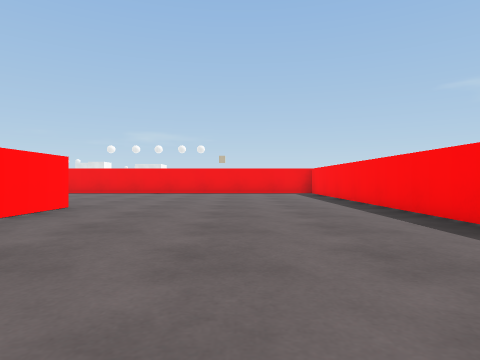
[1] (above)

24 first-person views from a walk through a 3-D level made in the Unity game engine. The camera is 0.55 m above the floor, looks level and sees 75° across. The floor is counted in squares, 1 m on a side. Each view is taken from the middle of a square. On the plan, view 1 faces up. The plan holds only what a view shows up to about 9 squares ahead; the rest is blank. The place goes on beyond the plan. The player is left out. Surface patterns are stand-ins for the level's own textures.

[2]
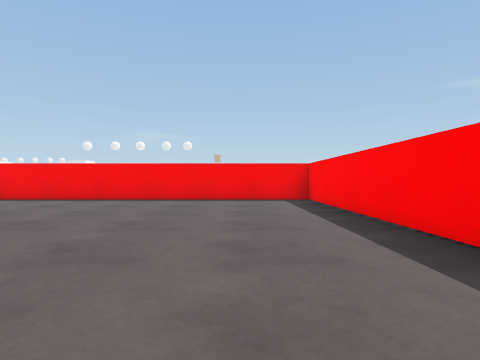

[3]
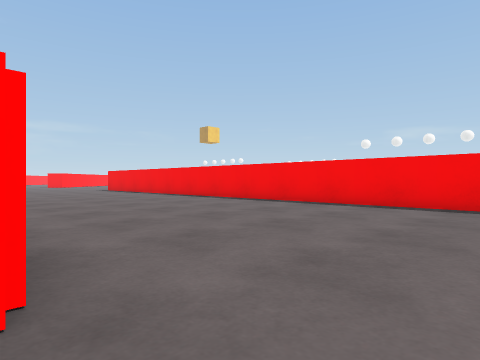

[4]
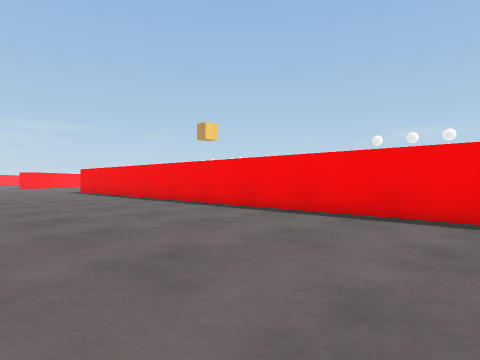

[5]
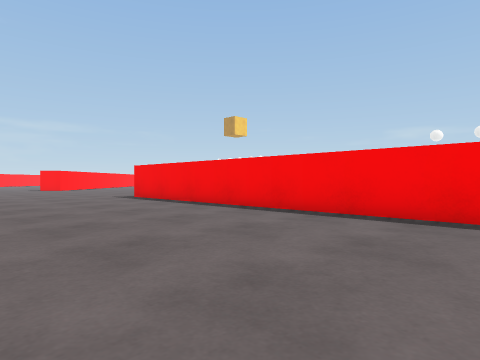

[6]
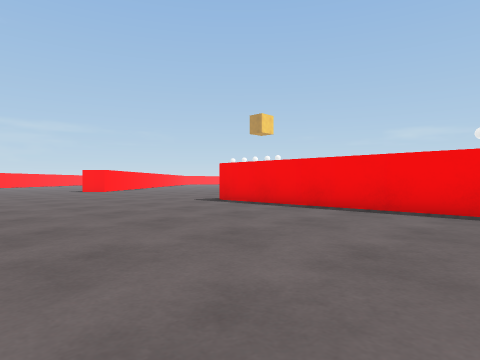

[7]
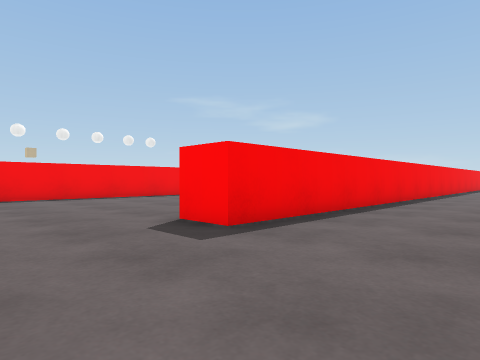

[8]
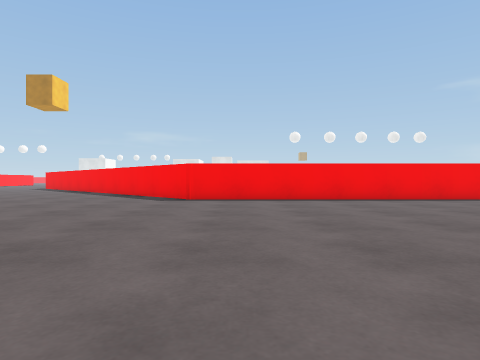

[9]
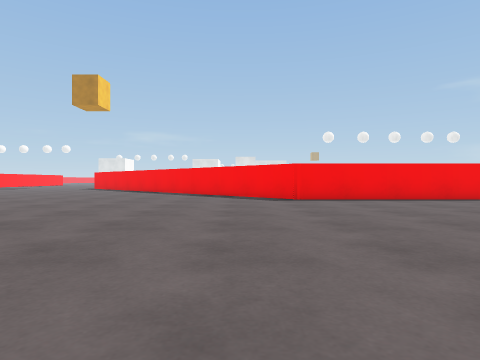

[10]
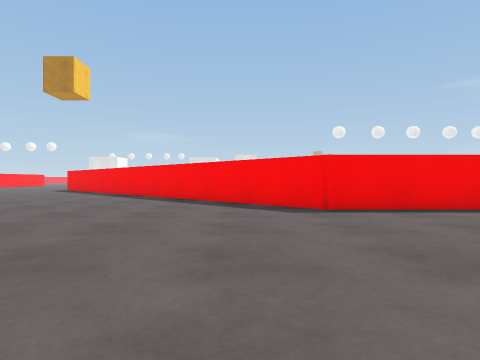

[11]
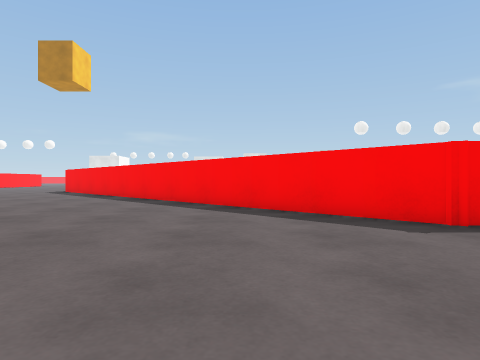

[12]
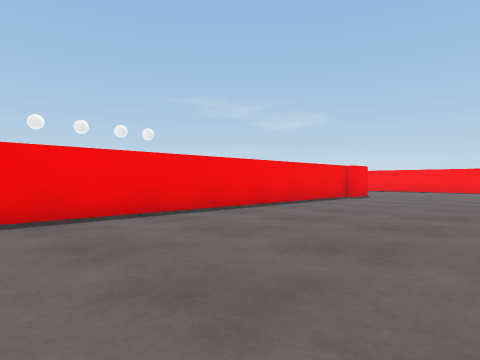

[13]
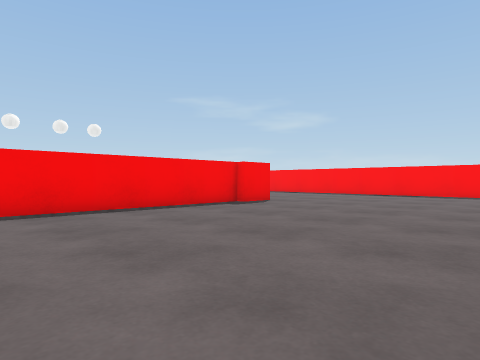

[14]
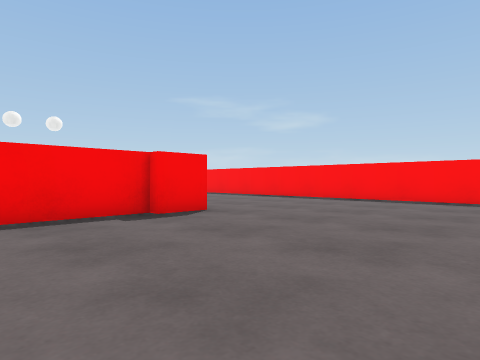

[15]
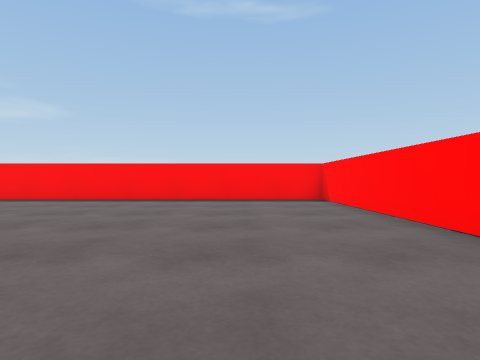

[16]
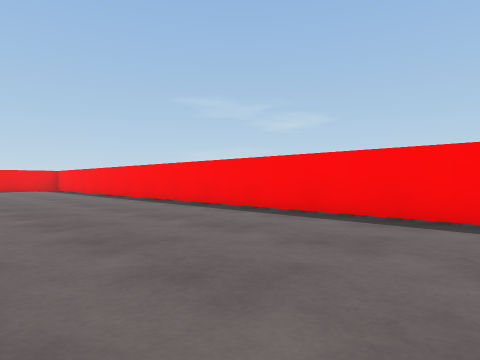

[17]
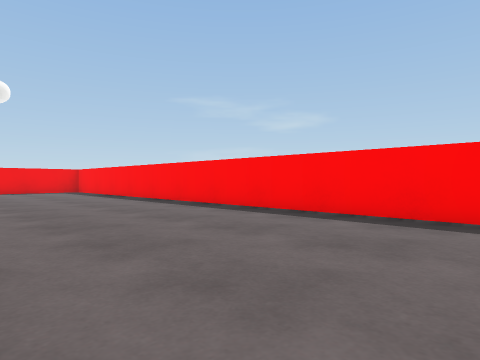

[18]
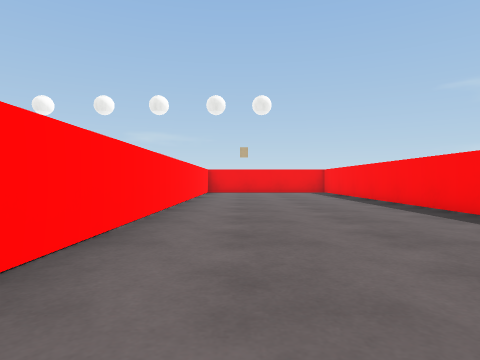

[19]
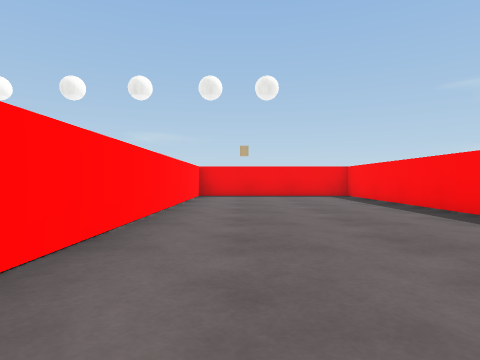

[20]
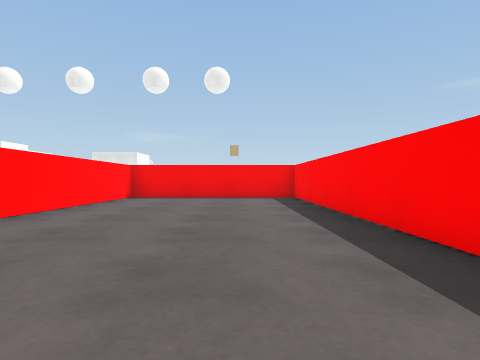

[21]
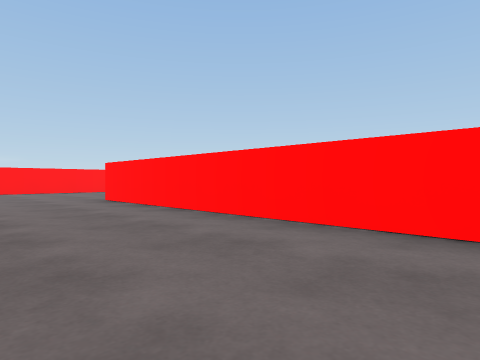

[22]
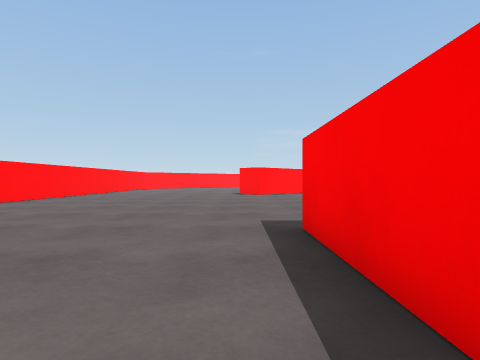

[23]
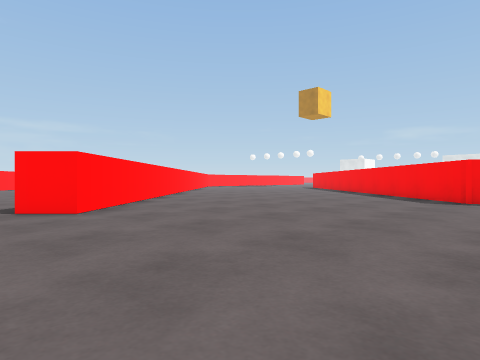

[24]
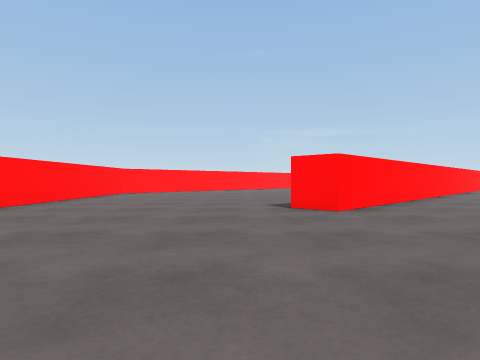

### Floor plan
Points are (right, up) in squares from view 1. A wall is a line through its corners. A room is listed if a view was taken in it or the views show most of it. See-through windows are left out.
Room 1 (views 1, 2, 3, 4, 5, 6, 7, 8, 9, 10, 11, 12, 13, 14, 15, 16, 17, 18, 19, 20, 21, 22, 23, 24)
walls: (-8, 13.7) (-2.3, 13.7) (-2.3, 35.5); (-8.4, 19.7) (-22.4, 19.7) (-27.8, 25.1); (-3.4, 6.2) (-3.4, 4.4); (-24, 6.3) (-22.4, 6.3); (-29.5, 15.9) (-26.4, 12.7) (-27.1, 11.9); (2.9, 3.7) (2.9, 12.7) (-18.5, 12.7) (-18.5, 13.7); (-29.5, 6.3) (-27.1, 6.3); (-7.4, 35.5) (-7.4, 19.4) (-8.5, 19.4)

Where each view was taken, in squares from view 1:
view 1: 0 up, 0 right, facing up
view 2: 4 up, 1 right, facing up
view 3: 6 up, 2 left, facing up-left
view 4: 8 up, 4 left, facing up-left
view 5: 8 up, 9 left, facing up-left
view 6: 7 up, 12 left, facing up-left
view 7: 10 up, 21 left, facing up-right
view 8: 11 up, 21 left, facing up
view 9: 11 up, 24 left, facing up
view 10: 14 up, 24 left, facing up
view 11: 16 up, 25 left, facing up
view 12: 15 up, 18 left, facing up-right
view 13: 14 up, 14 left, facing up-right
view 14: 15 up, 11 left, facing up-right
view 15: 16 up, 11 left, facing right
view 16: 19 up, 7 left, facing up-right
view 17: 22 up, 7 left, facing up-right
view 18: 23 up, 6 left, facing up
view 19: 26 up, 6 left, facing up
view 20: 27 up, 4 left, facing up
view 21: 28 up, 4 left, facing down-left
view 22: 12 up, 15 left, facing left
view 23: 11 up, 21 left, facing up-left
view 24: 11 up, 21 left, facing left
